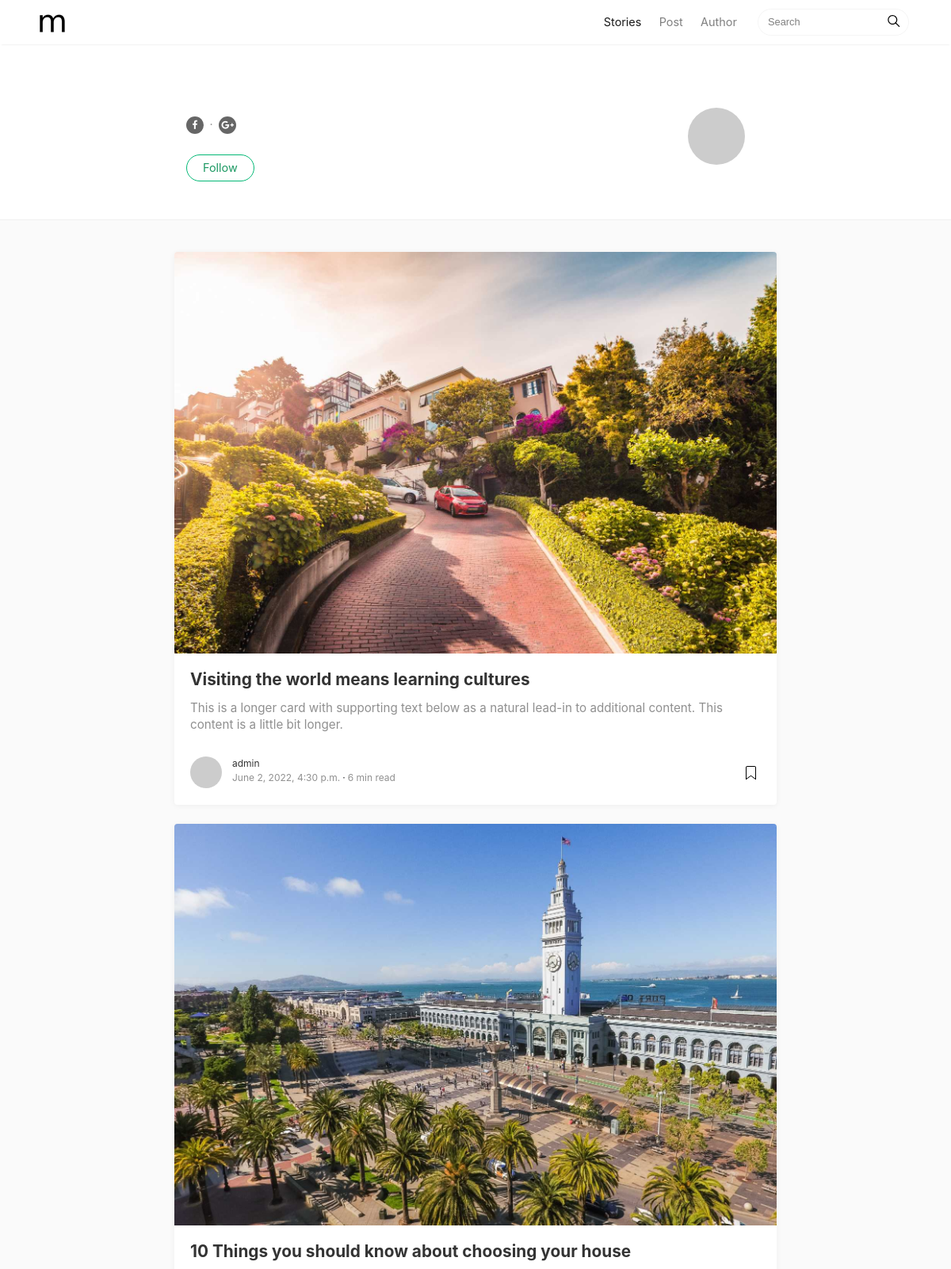
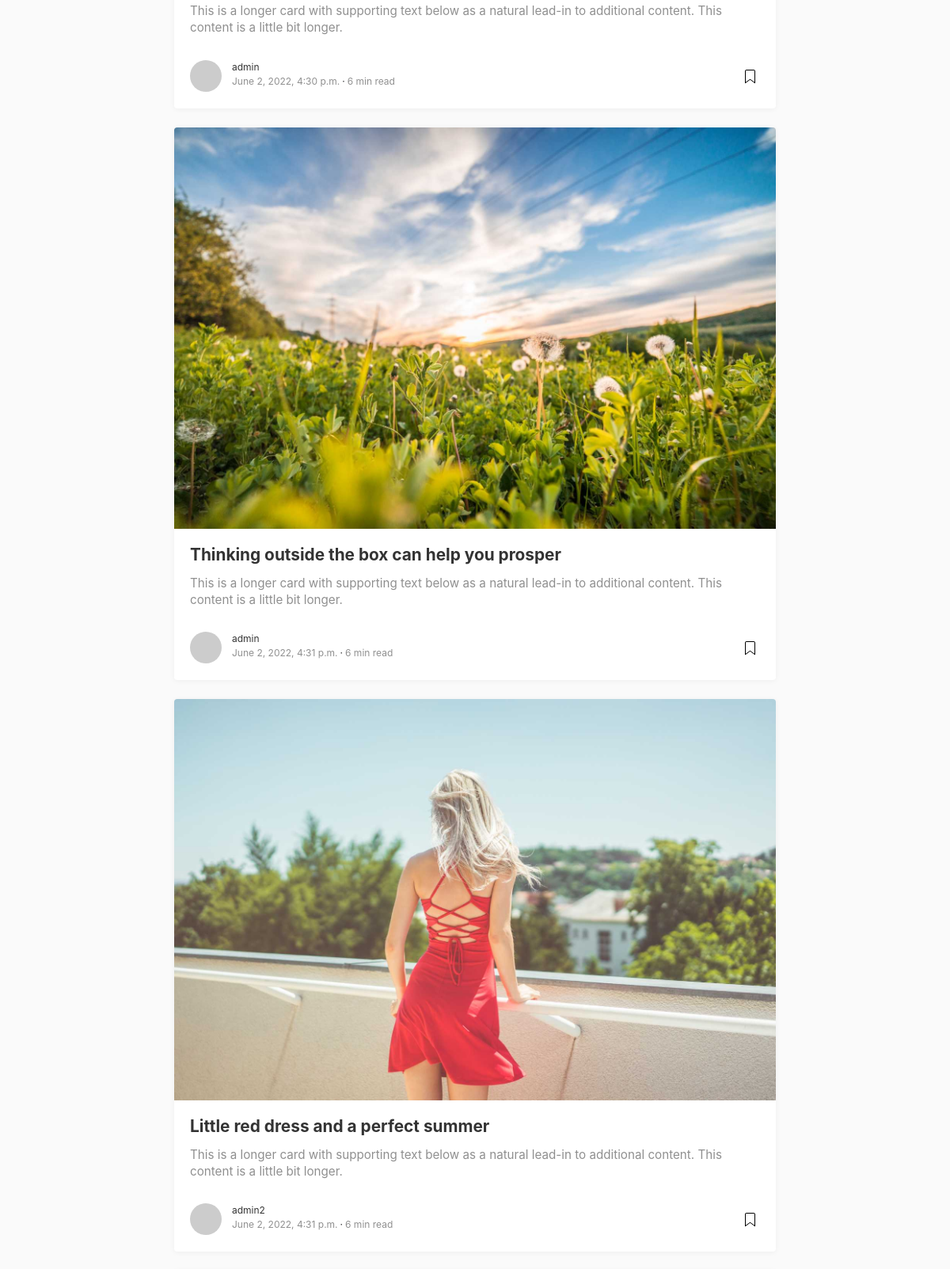
Page /author/ (upper part) on the committed database (2 pictures, top to bottom).
### mediumish/models.py (models this page shows, shortened)
class Blog(models.Model):
    title = models.CharField(max_length=255)
    description = models.TextField()
    pub_date = models.DateTimeField(auto_now_add=True)
    user = models.ForeignKey(User, on_delete=models.CASCADE, related_name='Blog', default=True)
    image = models.ImageField()
    slug = AutoSlugField(populate_from=['title'], null=True, blank=True)

### mediumish/views.py (the view)
# urls.py: path('author/', views.AuthorView.as_view(), name='author'),
class AuthorView(generic.ListView):
    template_name = 'author.html'
    model = Blog
    def get_context_data(self, **kwargs):
        context = super().get_context_data(**kwargs)
        context["config"] = config
        return context

### mediumish/templates/author.html (shortened to what this page needs)
{% extends 'base.html' %}
{% load static %}
{% block content %}
<div class="container">
	<div class="row">
		<div class="col-md-2"></div>
		<div class="col-md-8 col-md-offset-2">
			<div class="mainheading">
				<div class="row post-top-meta authorpage">
					<div class="col-md-10 col-xs-12">
						<div class="sociallinks"><a  target="_blank" href="https://www.facebook.com/wowthemesnet/"><i class="fa fa-facebook"></i></a> <span class="dot"></span> <a target="_blank" href="https://plus.google.com/s/wowthemesnet/top"><i class="fa fa-google-plus"></i></a></div>
						<a target="_blank" href="https://twitter.com/wowthemesnet" class="btn follow">Follow</a>
					</div>
					<div class="col-md-2 col-xs-12">
						<img class="author-thumb" src="https://www.gravatar.com/avatar/e56154546cf4be74e393c62d1ae9f9d4?s=250&amp;d=mm&amp;r=x" alt="Sal">
					</div>
				</div>
			</div>
		</div>
	</div>
</div>
<div class="graybg authorpage">
	<div class="container">
		<div class="listrecent listrelated">
            {% for a in object_list %}
				<div class="authorpostbox">
					<div class="card">
						<a href="{% url 'mediumish:author' %}">
						<img class="img-fluid img-thumb" src="{{ a.image.url }}" alt="">
						</a>
						<div class="card-block">
							<h2 class="card-title"><a href="{% url 'mediumish:post' %}">{{ a.title }}</a></h2>
                          <h4 class="card-text">{{ a.description }}</h4>
                            <div class="metafooter">
								<div class="wrapfooter">
									<span class="meta-footer-thumb">
									<a href="{% url 'mediumish:author' %}"><img class="author-thumb" src="https://www.gravatar.com/avatar/e56154546cf4be74e393c62d1ae9f9d4?s=250&amp;d=mm&amp;r=x" alt="Sal"></a>
									</span>
									<span class="author-meta">
									<span class="post-name"><a href="{% url 'mediumish:author' %}">{{ a.user.username }}</a></span><br/>
									<span class="post-date">{{ a.pub_date }}</span><span class="dot"></span><span class="post-read">6 min read</span>
									</span>
									<span class="post-read-more"><a href="{% url 'mediumish:post' %}" title="Read Story"></a></span>
								</div>
							</div>
						</div>
					</div>
				</div>
            {% endfor %}
		</div>
	</div>
</div>
{% endblock %}

### mediumish/static/mediumish/mediumish.css (style rules this page uses)
body { padding-top:5rem; }
.mainheading { padding:1rem 0rem; }
a { color:#00ab6b; }
a,a:hover { transition:all 0.2s; }
.listfeaturedtag h2.card-title,.listrecent h2.card-title { font-size:1.3rem; font-weight:700; line-height: 1.25; }
.listfeaturedtag h2.card-title a,.listrecent h2.card-title a { color:rgba(0,0,0,.8); }
.listfeaturedtag h4.card-text,.listrecent h4.card-text { color:rgba(0,0,0,.44); font-size:0.95rem; line-height:1.4; font-weight:400; }
.listrecent .wrapfooter { font-size:12px; margin-top:30px; }
.author-thumb { width:40px; height:40px; float:left; margin-right:13px; border-radius:100%; }
.post-top-meta { margin-bottom:2rem; }
.post-top-meta .author-thumb { width:72px; height:72px; }
.post-top-meta.authorpage .author-thumb { margin-top:40px; }
.post-top-meta span { font-size:0.9rem; color:rgba(0,0,0,.44); display:inline-block; }
.author-meta { flex:1 1 auto; white-space:nowrap!important; text-overflow:ellipsis!important; overflow:hidden!important; }
span.post-name,span.post-date,span.author-meta { display:inline-block; }
span.post-date,span.post-read { color:rgba(0,0,0,.44); }
span.post-read-more { align-items:center; display:inline-block; float:right; margin-top:8px; }
span.post-read-more a { color:rgba(0,0,0,.44); }
span.post-name a,span.post-read-more a:hover { color:rgba(0,0,0,.8); }
.dot:after { content:"·"; margin-left:3px; margin-right:3px; }
.graybg { background-color:#fafafa; padding:40px 0 46px; position:relative; }
.listrelated .card { box-shadow:0 1px 7px rgba(0,0,0,.05); border:0; }
.card { border-radius:4px; }
.card .img-thumb { border-top-right-radius:4px; border-top-left-radius:4px; }
.btn.follow { border-color:#02B875; color:#1C9963; padding:3px 10px; text-align:center; border-radius:999em; font-size:0.85rem; display:inline-block; }
.post-top-meta .btn.follow { margin-left:5px; margin-top:-4px; }
.post-top-meta.authorpage .author-thumb { float:none; }
.post-top-meta.authorpage .btn.follow { padding:7px 20px; margin-top:10px; margin-left:0; font-size:0.9rem; }
.graybg.authorpage { border-top:1px solid #f0f0f0; }
.authorpostbox { width:760px; margin:0px auto; margin-bottom:1.5rem; max-width:100%; }
.authorpostbox .img-thumb { width:100%; }
.sociallinks { margin:1rem 0; }
.sociallinks a { background:#666; color:#fff; width:22px; height:22px; display:inline-block; text-align:center; line-height:22px; border-radius:50%; font-size:12px; }

### rows in the picture
Blog: image (picture), title "Visiting the world means learning cultures", description "This is a longer card with supporting text below as a natural lead-in to additional content. This content is a little bit longer.", user.username "admin", pub_date "June 2, 2022, 4:30 p.m."
Blog: image (picture), title "10 Things you should know about choosing your house", description "This is a longer card with supporting text below as a natural lead-in to additional content. This content is a little bit longer.", user.username "admin", pub_date "June 2, 2022, 4:30 p.m."
Blog: image (picture), title "Thinking outside the box can help you prosper", description "This is a longer card with supporting text below as a natural lead-in to additional content. This content is a little bit longer.", user.username "admin", pub_date "June 2, 2022, 4:31 p.m."
Blog: image (picture), title "Little red dress and a perfect summer", description "This is a longer card with supporting text below as a natural lead-in to additional content. This content is a little bit longer.", user.username "admin2", pub_date "June 2, 2022, 4:31 p.m."
